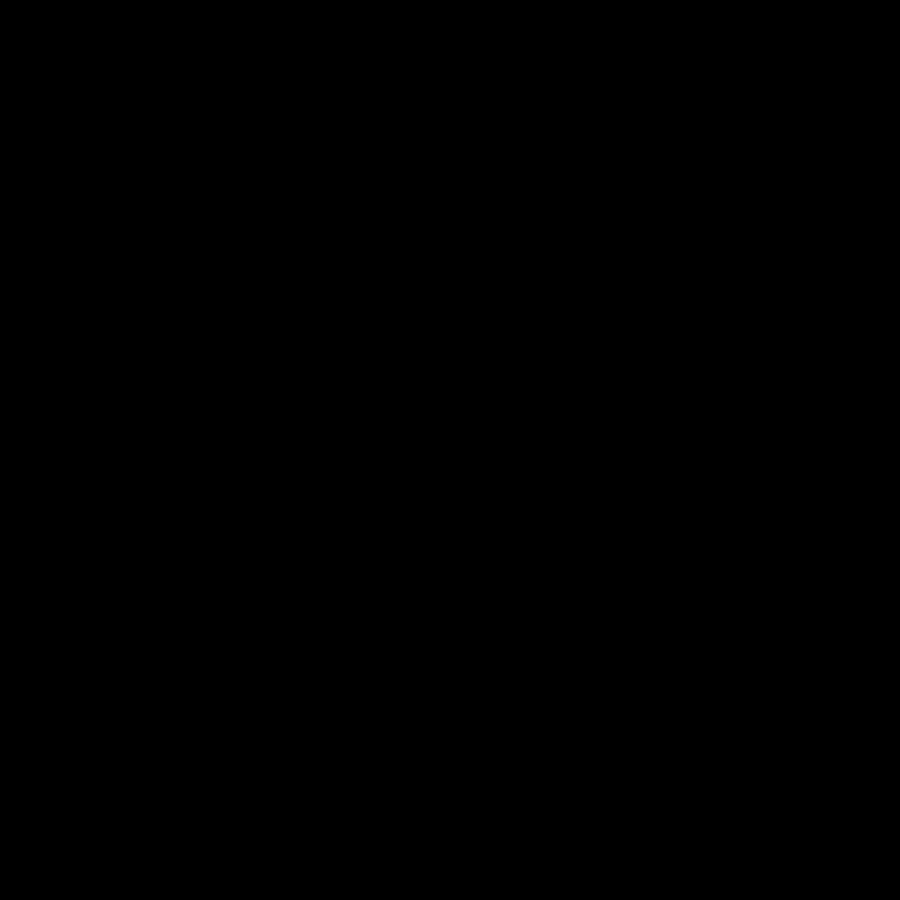
Frame 1 (no input)
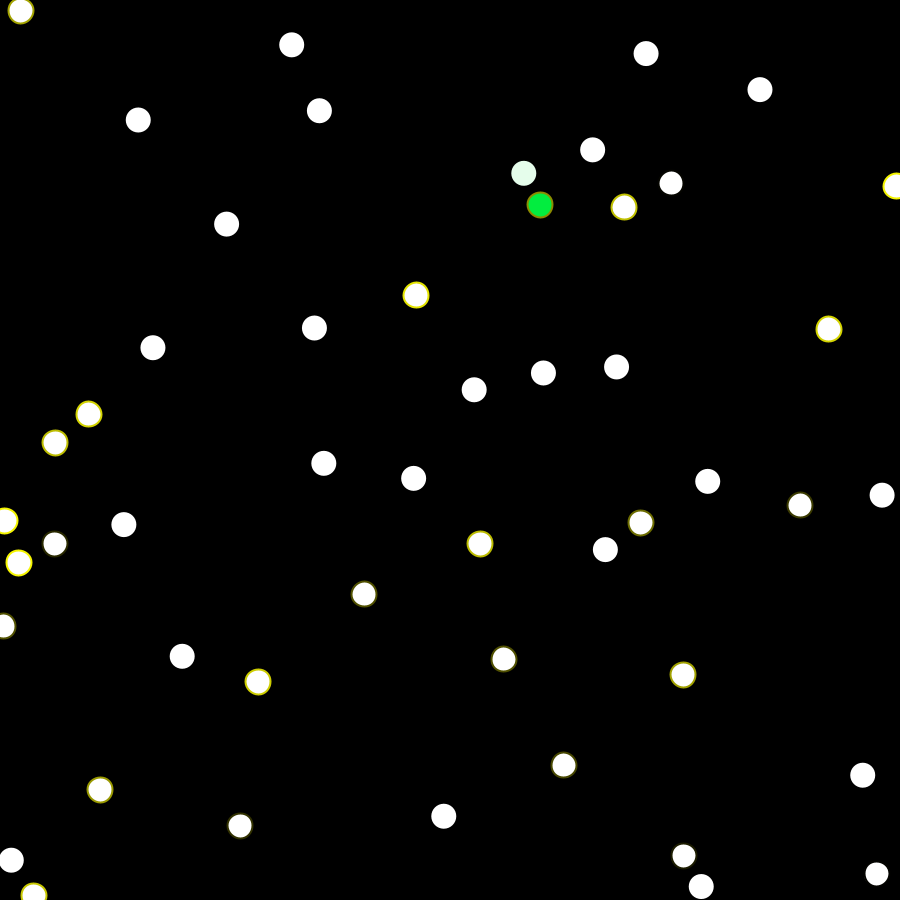
Frame 60 (the mouse pressed at the canvas centre just before this capture)
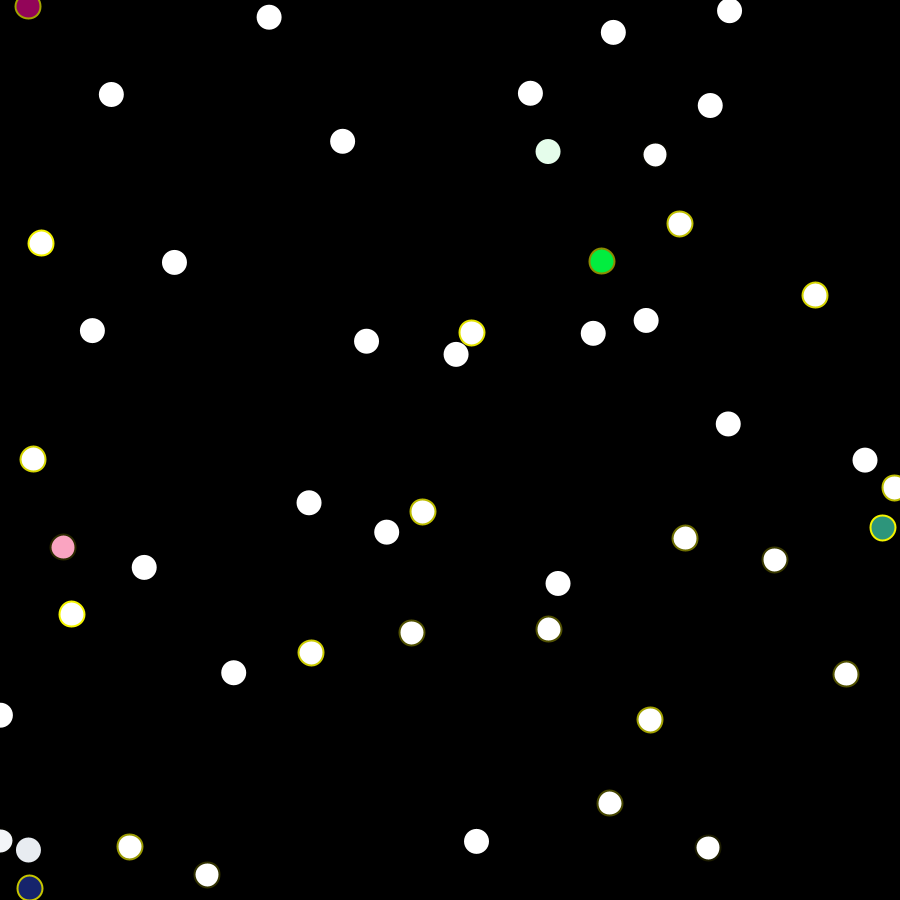
Frame 120 (the mouse held since frame 60 and released just before this capture)

The Processing sketch that drew these frames (run headless with seeded random() and noise(); from frame 60 on, the mouse is pressed at the canvas centre):

// Processing sketch: Particles06cpp
// ── Particles06cpp.pde
/// "Naive" particles system with simplified physics of collisions
/// (slightly modified example)
//*//////////////////////////////////////////////////////////////////////

int circles = 50;      ///< global
boolean torus=true;    ///< global

boolean trace=false;   ///< global
int diameter=25;       ///< global
int radius=diameter/2; ///< global
float maxspeed=1;      ///< global
int FRAMERATE=800;     ///< global
int VISFREQ=8;         ///< every N

float[]   xpos = new float[circles];        ///< global
float[]   ypos = new float[circles];        ///< global
float[]   xspeed = new float[circles];      ///< global
float[]   yspeed = new float[circles];      ///< global
boolean[] collision = new boolean[circles]; ///< ???

boolean[] isNaive = new boolean[circles]; ///< global
color[]   circolor = new color[circles];  ///< Attitude?
float[]   wellbeing = new float[circles]; ///< Moving average 

boolean isPositionFree(int i) ///< global
{
  for(int j=0;j<circles;j++)
      if( j!=i 
      && dist(xpos[i],ypos[i],xpos[j],ypos[j])<=diameter )
            return false;
  return true;
}

void setup()
{
  size(900,900);
  smooth();
  background(0);
  frameRate(FRAMERATE);
  strokeWeight(2);

  for(int i=0;i<circles;i++)
  {
    do{
    xpos[i] = diameter/2+random(width-diameter);
    ypos[i] = diameter/2+random(height-diameter);
    }while(!isPositionFree(i));
    xspeed[i] = random(maxspeed*0.2,maxspeed)*(random(1.0)<0.5?-1:1);
    yspeed[i] = random(maxspeed*0.2,maxspeed)*(random(1.0)<0.5?-1:1);
    isNaive[i] = random(1.0)<0.5;
    circolor[i] = color(255);
    collision[i] = false;
    wellbeing[i]= random(255);
  }
}

void visualisation() ///< global
{
  if(!trace) background(0);
  else { fill(0,1);rect(0,0,width,height);}
  
  for(int i=0;i<circles;i++)
  {
    fill(circolor[i]);
    if(isNaive[i]) 
      stroke(wellbeing[i],wellbeing[i],0);
    else 
      noStroke();
    ellipse(xpos[i],ypos[i],diameter,diameter);
  }
}

void movement() ///< global
{
  for(int i=0;i<circles;i++){
    ypos[i]+=yspeed[i];
    xpos[i]+=xspeed[i];
  }
}

/// It detects collisions with borders.
void bordersReaction() ///< global
{
  for(int i=0;i<circles;i++)
    if(torus)
    {
      if(xpos[i]<0) xpos[i]=width-xpos[i];
      else
      if(xpos[i]>width) xpos[i]-=width;
      
      if(ypos[i]<0) ypos[i]=height-ypos[i];
      else
      if(ypos[i]>height) ypos[i]-=height;
    }
    else //Borders detection should depend on circle radius!
    {
      if(ypos[i]>(height-radius) || ypos[i]<radius)
        yspeed[i]*=-1;
      
      if(xpos[i]>(width-radius) || xpos[i]<radius)
        xspeed[i]*=-1;
    } 
}

/// It detects collisions and triggers appropriate reaction procedures.
void findcollisions() ///< global
{
    for(int i=0;i<(circles-1);i++){
     for(int j=(i+1);j<circles;j++){ 
      if( dist(xpos[i],ypos[i],xpos[j],ypos[j]) < diameter )
      {
          
          physicalCollision(i,j);
          
          if(isNaive[i]) reactionOfNaive(i,j);
          else reaction(i,j);
          
          if(isNaive[j]) reactionOfNaive(j,i);
          else reaction(j,i);
          
          //Prevent multiple reactions
          collision[i]=true;
          collision[j]=true;
      }
     }
    }
    
    for(int i=0;i<circles;i++) collision[i]=false; //Clear collisions
}

/// SIMPLIFIED elastic rebound, i.e. the physical reaction to collisions
void physicalCollision(int i,int j) ///< global
{
  if(collision[i]==false){
     xspeed[i] *= -1;
     yspeed[i] *= -1;
  }
  
  if(collision[j]==false){
     xspeed[j] *= -1;
     yspeed[j] *= -1;
  }
}

/// i-th agent reacts, j-th agent supplies data only!
void reactionOfNaive(int i,int j) ///< global
{
  if(collision[i]==false){
    //... YOUR CODE
    //eg.:
    if(random(255)<wellbeing[i])
       circolor[i]=color(random(255),random(255),random(255));
    else
       circolor[i]=color(0.5*red(circolor[i])+0.5*red(circolor[j]),
                      0.5*green(circolor[i])+0.5*green(circolor[j]),
                      0.5*blue(circolor[i])+0.5*blue(circolor[j]));
  }
}

/// i-th agent reacts, j-th agent supplies data only!
void reaction(int i,int j) ///< global 
{
  if(collision[i]==false){
    //... YOUR CODE
    //eg.:
    circolor[i]=color(0.9*red(circolor[i])+0.1*red(circolor[j]),
                      0.9*green(circolor[i])+0.1*green(circolor[j]),
                      0.9*blue(circolor[i])+0.1*blue(circolor[j]));
  }
}

void draw()
{
  if(frameCount%VISFREQ==0)
     visualisation();
  movement();
  bordersReaction();
  findcollisions();
}

/// @date 2026-10-16 ( → https://github.com/borkowsk/bookProcessingEN)
